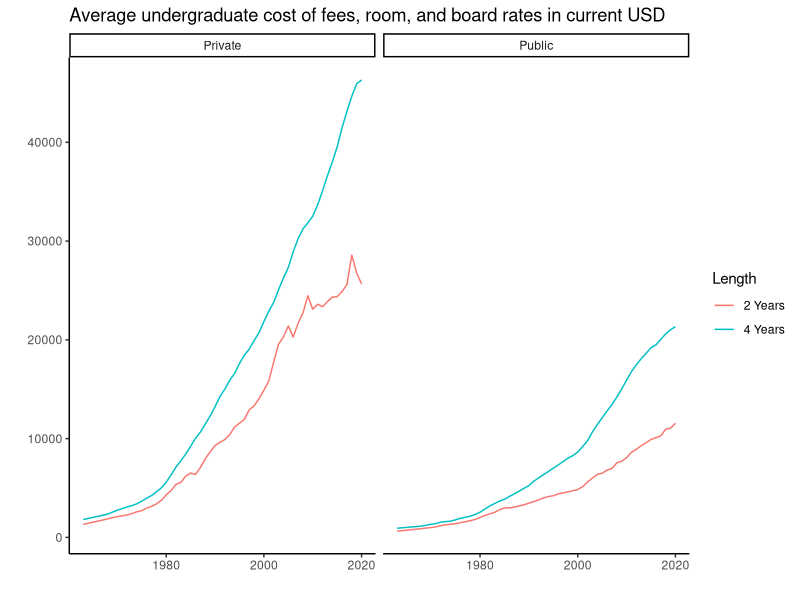
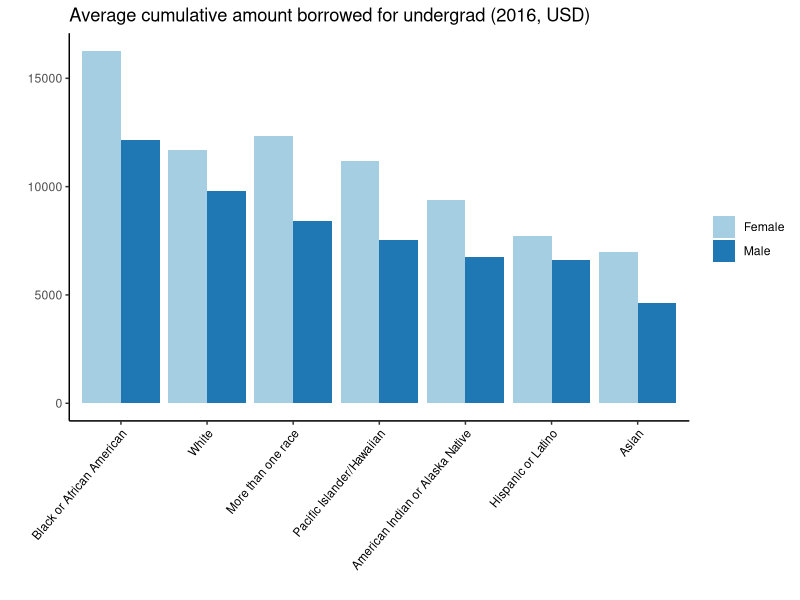
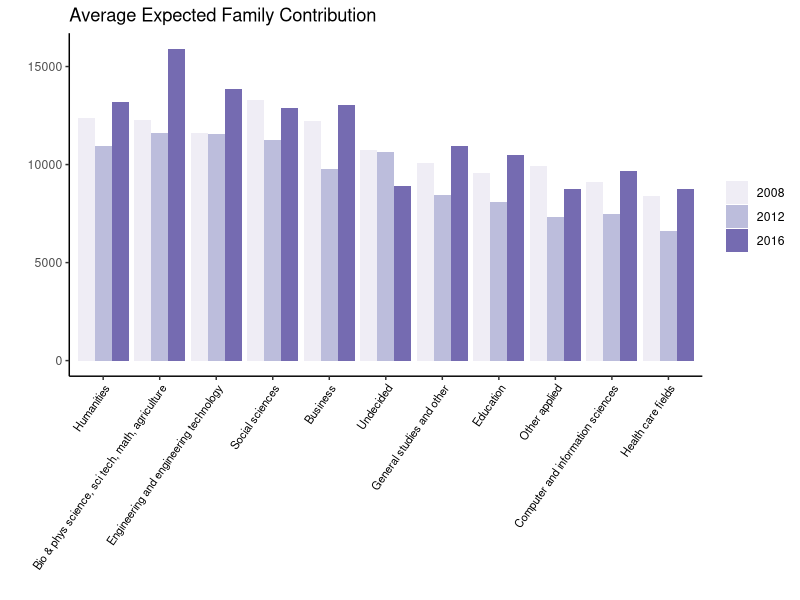
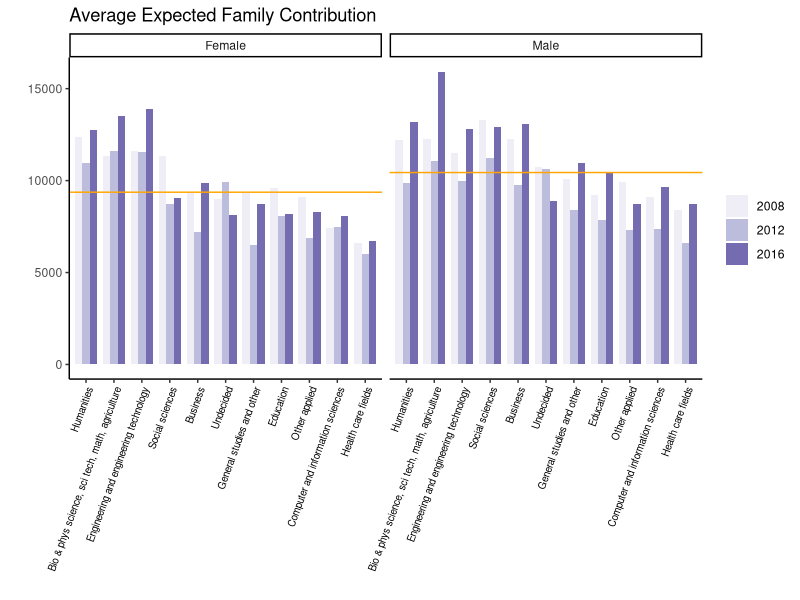
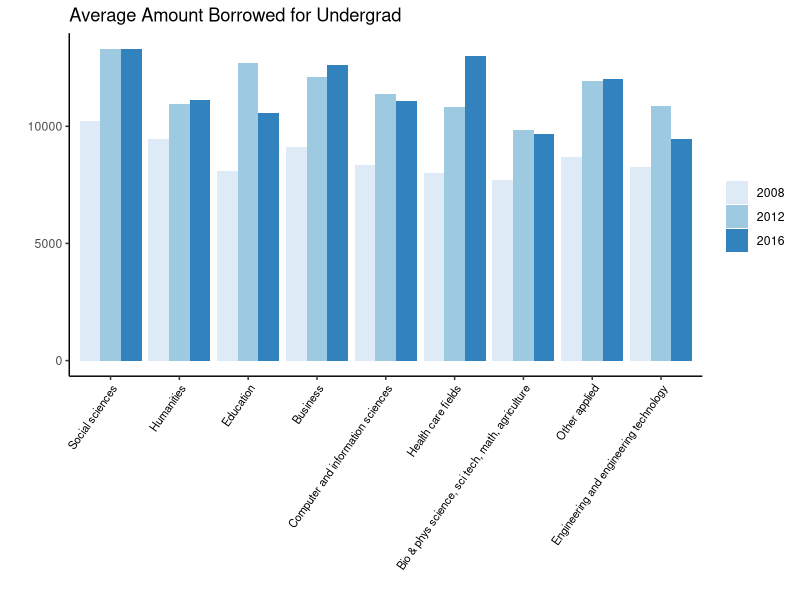
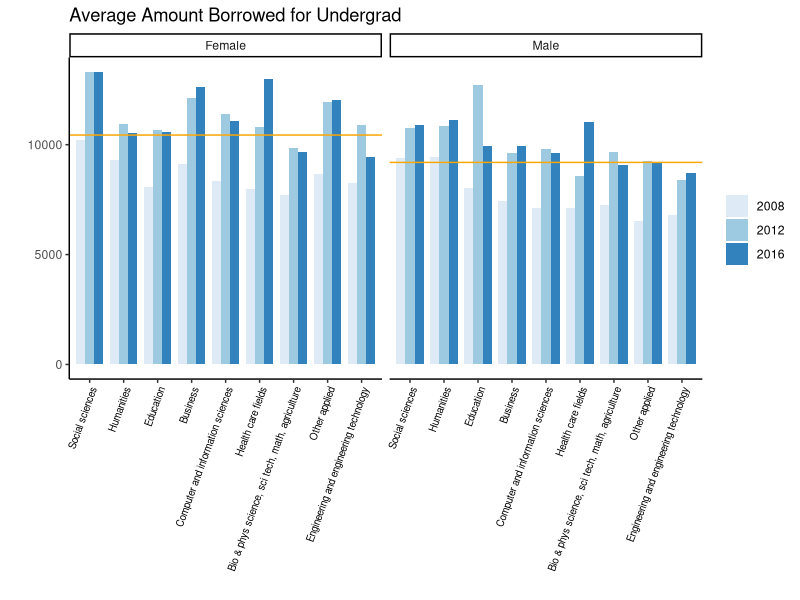
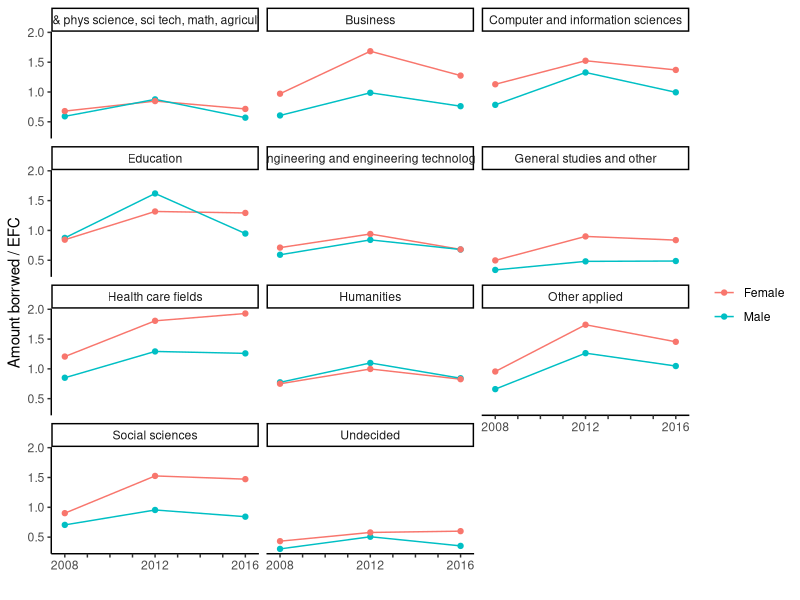
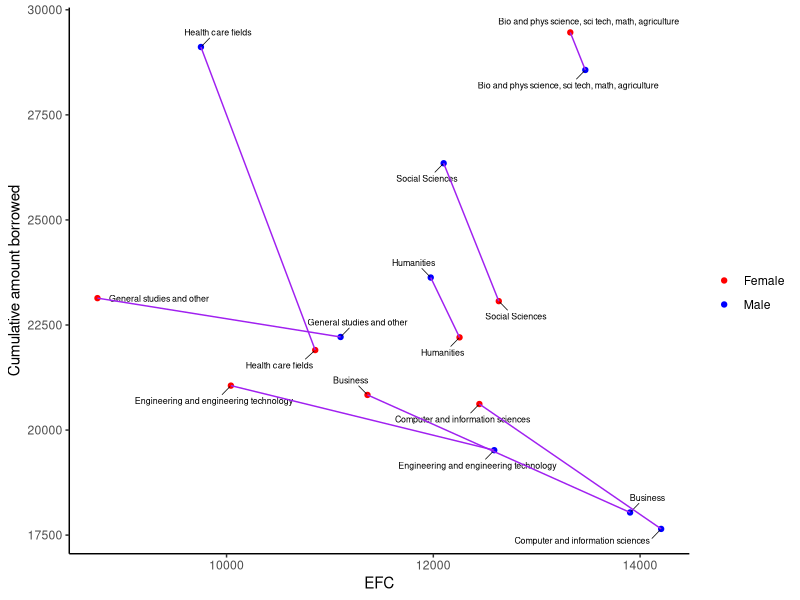

These charts were generated, in order, by the following R code:
## ---- chunk 1
knitr::opts_chunk$set(echo = TRUE, message = FALSE, warning = FALSE)
## ---- chunk 2
library(tidyverse)
library(ggplot2)
library(lubridate)
library(ggrepel)
library(readxl)
## ---- chunk 3
tuition_cost <- read_excel("Data/college_cost_over_time.xls", sheet = "Sheet1")
#head(tuition_cost)

tuition_cost %>% 
  ggplot(aes(x = Year, y = Amount, color = Length)) +
  geom_line() +
  facet_wrap(~Type) +
  theme_classic() +
  labs(title = "Average undergraduate cost of fees, room, and board rates in current USD", x = "", y = "")
## ---- chunk 4
uplift <- read_csv("Data/statuschanges.csv")
explorerace <- read_csv("Data/10_efc_borrow_race.csv")
exploregender <- read_csv("Data/10_efc_borrow_gender.csv")
## ---- chunk 5
Cum_amt_borrowed_2016 <- read_excel("Data/amt_borrowed.xlsx", sheet = "Sheet1")

Cum_amt_borrowed_2016 %>% 
  ggplot(aes(x = fct_reorder(Race, Amount, .desc = T), y = Amount, fill = Gender)) +
  geom_bar(stat="identity", position = position_dodge()) +
  theme_classic() +
  theme(axis.text.x = element_text(angle = 50, vjust = 1, hjust=1, size = 8.5, color = "black")) +
  scale_fill_brewer(palette = "Paired") +
  labs(x = "", y = "", fill = "", title = "Average cumulative amount borrowed for undergrad (2016, USD)")
## ---- chunk 6
efc_and_borr <- readxl::read_xlsx("Data/efc_and_amt_borrowed_over_time.xlsx")
#head(efc_and_borr)
efc_and_borr <- efc_and_borr %>% 
  mutate(ratio = `Cumulative amount borrowed for undergrad`/`Expected Family Contribution`)
## ---- chunk 7
efc_and_borr %>% 
  ggplot(aes(x = fct_reorder(`Field of study: undergraduate (10 categories)`, `Expected Family Contribution`, .desc = T), y = `Expected Family Contribution`, fill = factor(Year))) +
  geom_bar(stat="identity", position = position_dodge()) +
  theme_classic() +
  theme(axis.text.x = element_text(angle = 55, vjust = 1, hjust=1, size = 8, color = "black")) +
  scale_fill_brewer(palette = "Purples") +
  labs(x = "", y = "", fill = "", title = "Average Expected Family Contribution")
## ---- chunk 8
males <- efc_and_borr %>% 
  filter(Gender == "Male")
females <- efc_and_borr %>% 
  filter(Gender == "Female")

males_ave_efc <- mean(males$`Expected Family Contribution`)
females_ave_efc <- mean(females$`Expected Family Contribution`)

data_hline <- data.frame(Gender = unique(efc_and_borr$Gender),
                         hline = c(males_ave_efc, females_ave_efc))


plot <- efc_and_borr %>% 
  ggplot(aes(x = fct_reorder(`Field of study: undergraduate (10 categories)`, `Expected Family Contribution`, .desc = T), y = `Expected Family Contribution`, fill = factor(Year))) +
  geom_bar(stat="identity", position = position_dodge(), width = 0.8) +
  facet_grid(. ~Gender) +
  theme_classic() +
  theme(axis.text.x = element_text(angle = 70, vjust = 1, hjust=1, size = 7, color = "black")) +
  scale_fill_brewer(palette = "Purples") +
  labs(x = "", y = "", fill = "", title = "Average Expected Family Contribution")

plot +
  geom_hline(data = data_hline,
             aes(yintercept = hline),
             color = "orange")
## ---- chunk 9
efc_and_borr %>% 
  filter(`Field of study: undergraduate (10 categories)` != "General studies and other") %>% 
  filter(`Field of study: undergraduate (10 categories)` != "Undecided") %>% 
  ggplot(aes(x = fct_reorder(`Field of study: undergraduate (10 categories)`, `Cumulative amount borrowed for undergrad`, .desc = T), y = `Cumulative amount borrowed for undergrad`, fill = factor(Year))) +
  geom_bar(stat="identity", position = position_dodge()) +
  theme_classic() +
  theme(axis.text.x = element_text(angle = 55, vjust = 1, hjust=1, size = 8, color = "black")) +
  scale_fill_brewer(palette = "Blues") +
  labs(x = "", y = "", fill = "", title = "Average Amount Borrowed for Undergrad")
## ---- chunk 10
efc_and_borr2 <- efc_and_borr %>% 
  filter(`Field of study: undergraduate (10 categories)` != "General studies and other") %>% 
  filter(`Field of study: undergraduate (10 categories)` != "Undecided")

males2 <- efc_and_borr2 %>% 
  filter(Gender == "Male")
females2 <- efc_and_borr2 %>% 
  filter(Gender == "Female")

males_ave_borr <- mean(males2$`Cumulative amount borrowed for undergrad`)
females_ave_borr <- mean(females2$`Cumulative amount borrowed for undergrad`)

data_hline1 <- data.frame(Gender = unique(efc_and_borr$Gender),
                         hline = c(males_ave_borr, females_ave_borr))


plot <- efc_and_borr2 %>% 
  ggplot(aes(x = fct_reorder(`Field of study: undergraduate (10 categories)`, `Cumulative amount borrowed for undergrad`, .desc = T), y = `Cumulative amount borrowed for undergrad`, fill = factor(Year))) +
  geom_bar(stat="identity", position = position_dodge(), width = 0.8) +
  facet_grid(. ~Gender) +
  theme_classic() +
  theme(axis.text.x = element_text(angle = 70, vjust = 1, hjust=1, size = 7, color = "black")) +
  scale_fill_brewer(palette = "Blues") +
  labs(x = "", y = "", fill = "", title = "Average Amount Borrowed for Undergrad")

plot +
  geom_hline(data = data_hline1,
             aes(yintercept = hline),
             color = "orange")
## ---- chunk 11
efc_and_borr %>% 
  ggplot(aes(x = Year, y = ratio, color = Gender)) +
  geom_line() +
  geom_point() +
  theme_classic() +
  scale_x_discrete(limits=2008:2016, labels=c(2008,"","","",2012,"","","",2016)) +
  facet_wrap(nrow = 4, ncol = 3, facets = vars(`Field of study: undergraduate (10 categories)`)) +
  labs(x = "", y = "Amount borrwed / EFC", color = "")
## ---- chunk 12
male <- exploregender %>%
  select(field,efc_m,borr_m) %>%
  mutate(gender = "m")
  colnames(male) <- c("field","efc","borr","gender")
female <- exploregender %>%
  select(field,efc_f,borr_f) %>%
  mutate(gender = "f")
  colnames(female) <- c("field","efc","borr","gender")
final <- rbind(male,female)
final$efc <- extract_numeric(final$efc)

final %>% 
  filter(field != "Education") %>% 
  ggplot(aes(x=efc,y=borr,color=gender, group=field)) + 
    geom_point() +
    geom_text_repel(aes(label=field),
                  size=2.25,
                  box.padding = 0.5,
                  segment.size = 0.25,
                  color = "black") +
    geom_line(color="purple") +
    scale_color_manual(labels=c("Female", "Male"), values = c("red", "blue")) +
    labs(color="", x = "EFC", y = "Cumulative amount borrowed") +
    theme_classic()
## ---- chunk 13
wider <- final %>%
    pivot_wider(names_from=gender,values_from=c(efc,borr),values_fill=0,names_sort=TRUE)

wider <- wider %>%
  mutate(change_efc = (pmax(efc_f,efc_m)-pmin(efc_f,efc_m))/pmin(efc_f,efc_m),change_borr = (pmax(borr_f,borr_m)-pmin(borr_f,borr_m))/pmin(borr_f,borr_m))%>%
    mutate(elasticity = change_efc/change_borr)%>%
  mutate(borr_more = case_when(borr_m>borr_f ~ 'm',
  borr_m<borr_f ~ 'f'))

wider1 <- wider %>%
  mutate(mid_efc=(efc_f+efc_m)/2,mid_borr=(borr_f+borr_m)/2) %>% mutate(elasticity=((efc_f-efc_m)/(mid_efc))/((borr_f-borr_m)/(mid_borr)))%>%
  mutate(borr_more = case_when(borr_m>borr_f ~ 'm',
  borr_m<borr_f ~ 'f'))%>%
  arrange(elasticity)

tab<-wider1%>%
  select(field,elasticity,borr_more)
## ---- chunk 14
tabl <- "
| Field         | Elasticity    | Who borrows more  |
|---------------|:--------------|:--------------------------|
Social Sciences |	-0.3247039 |	Males	 |	
Bio and phys science, sci tech, math, agriculture |	-0.3528085 |	Females	|
Humanities |	-0.3702545 |	Males	|	
Health care fields |	-0.3794884 |	Males		|
Computer and information sciences	| -0.8496284 |	Females	|	
Business |	-1.3969944 |	Females		|
Engineering and engineering technology |	-2.9719174 |	Females	|	
| General studies and other |	-5.8112563 |	Females	|
"
cat(tabl)
## ---- chunk 15
prerank <- uplift[order(uplift$income_pre,decreasing=TRUE),]
prerank$index <- 1:nrow(prerank)
prerank$time <- 2008

#efcrank <- uplift[order(uplift$efc,decreasing=TRUE),]
#efcrank$index <- 1:nrow(efcrank)
#efcrank$time <- 1

salaryrank2012 <- uplift[order(uplift$salary_2012_primary,decreasing=TRUE),]
salaryrank2012$index <- 1:nrow(salaryrank2012)
salaryrank2012$time <- 2012

salaryrank2017 <- uplift[order(uplift$income_2017_gross,decreasing=TRUE),]
salaryrank2017$index <- 1:nrow(salaryrank2017)
salaryrank2017$time <- 2017

efc_sal <- rbind(prerank,salaryrank2012,salaryrank2017)
## ---- chunk 16
ggplot(data = efc_sal, aes(x = time, y = index, group = field)) +
  geom_line(aes(color = field, alpha = 1), size = 2) +
  geom_point(aes(color = field, alpha = 1), size = 4) +
  scale_y_reverse(breaks = 1:nrow(efc_sal))+
  theme_classic() +
  labs(x = "Time", y = "Rank") +
  theme(legend.position = "none") +
  scale_x_discrete(limits=2008:2017, labels=c(2008,"","","",2012,"","","","",2017)) +
  geom_text_repel(aes(label=field),
                  size=2.25,
                  box.padding = 0.5,
                  segment.size = 0.25,
                  color = "black") 
## ---- chunk 17
data <- readxl::read_xlsx("Data/11_8_data.xlsx", sheet = "salary")
conf_int <- readxl::read_xlsx("Data/11_8_data.xlsx", sheet = "confidence_intervals")

data %>% 
  ggplot() +
  geom_bar(aes(x = fct_reorder(`Field of study: undergraduate (23 categories)`, `Primary job: Annualized salary, 2012`, .desc = T), y = `Primary job: Annualized salary, 2012`), stat = "identity", fill = "skyblue", alpha = 0.7) +
  geom_errorbar(aes(x = `Field of study: undergraduate (23 categories)`, ymin=`CI_low`, ymax=`CI_high`), width=0.4, colour="orange", alpha=0.9, size=1) +
  theme_classic() +
  theme(axis.text.x = element_text(angle = 52, vjust = 1, hjust=1, size = 5.5, color = "black")) +
  labs(x = "Undergraduate Field of Study, 2008", y = "Salary, 2012")
## ---- chunk 18
salary_by_major_2018 <- read_excel("Data/salary_by_major_0818.xlsx")
#head(salary_by_major_2018)

salary_by_major_2018 %>% 
  filter(`Field of study: undergraduate (10 categories)` != "Undeclared") %>% 
  ggplot() +
  geom_bar(aes(x = fct_reorder(`Field of study: undergraduate (10 categories)`, `Current job, as of B&B:08/18 interview: Annualized salary`, .desc = T), y = `Current job, as of B&B:08/18 interview: Annualized salary`), stat="identity", fill = "#69b3a2", alpha = 0.7) +
  geom_errorbar(aes(x = `Field of study: undergraduate (10 categories)`, ymin=`CI_low`, ymax=`CI_high`), width=0.4, colour="orange", alpha=0.9, size=1) +
  theme_classic() +
  theme(axis.text.x = element_text(angle = 60, vjust = 1, hjust=1, size = 7, color = "black")) +
  labs(x = "Undergraduate Field of Study, 2008", y = "Current Salary in 2018", title = "")
